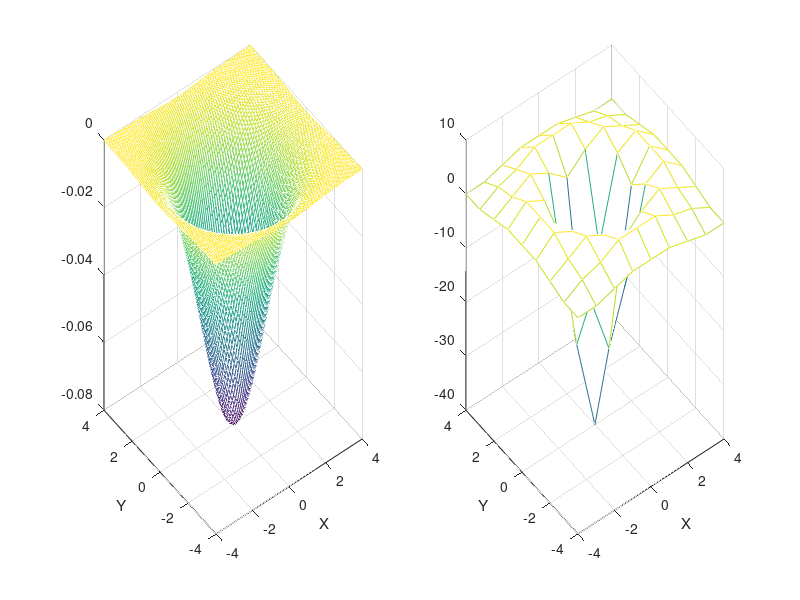

MATLAB code to generate this figure:
clc
clear
sigma = sqrt(2);
x = -4:0.1:4;
y = x;
[X,Y] = meshgrid(x,y);
Z = (-1/(pi*sigma^4))*(1-(X^2+Y^2)/(2*sigma^2)).*exp(-(X.^2+Y.^2)/(2*sigma^2))

h = fspecial('log',[9,9],sigma);
h =round(h / abs(min(h(:)))* 40);
x = -4 : 1 :4;
y = x;
[X1,Y1]=meshgrid(x,y);

subplot(121),mesh(X,Y,Z);
set(gca,'fontsize',10);
xlim([-4 4]); ylim([-4 4]);
xlabel('X'); ylabel('Y');

subplot(122),mesh(X1,Y1,h);
set(gca,'fontsize',10);
xlim([-4 4]); ylim([-4 4]);
xlabel('X'); ylabel('Y');
